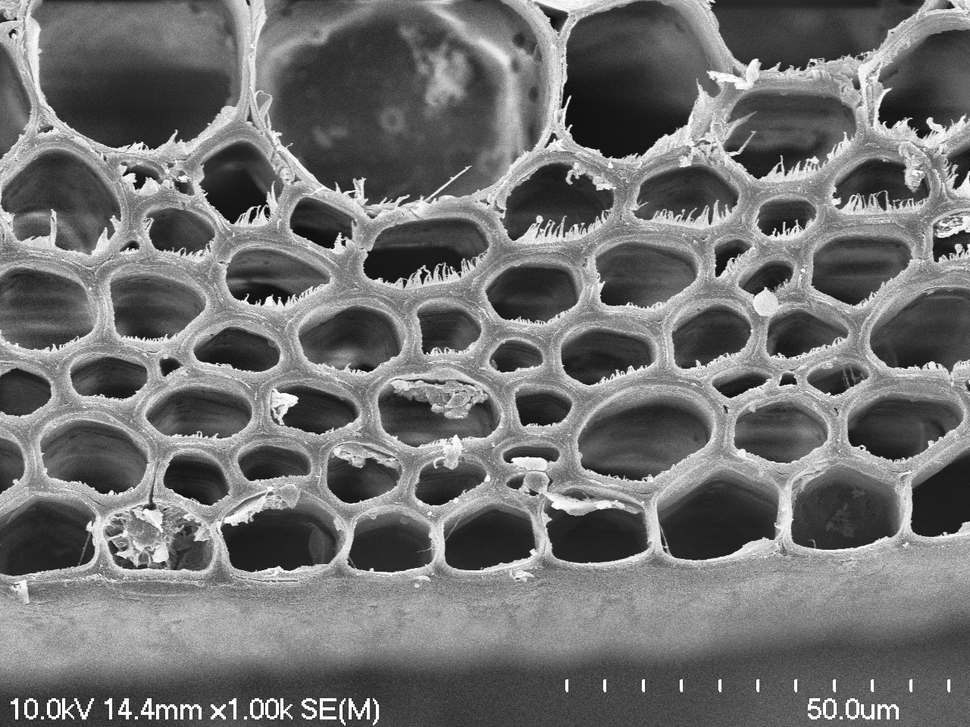
#> input picture tests/enhanced_image.tif, 970 x 727 px, shrunk from 1280 x 960 before the run
$ python -i preprocessing.py   (imports and definitions only)
#> lines starting #> are read from the running program, lines starting #| are printed output that depends on the picture; after the words box and inside, x2 and y2 are one past the last pixel; in counts of white or black regions, pixels touching at a corner belong together
import cv2
import numpy as np

def load_image(image_path):
#> called with image_path = '../tests/enhanced_image.tif'
    image = cv2.imread(image_path, cv2.IMREAD_COLOR)
#> image is the input picture: shape (727, 970, 3); min 0, max 255, mean 111.8
    if image is None:
        raise FilenotFoundError(f"Image not found at {image_path}")
    return image

def convert_to_grayscale(image):
    return cv2.cvtColor(image, cv2.COLOR_BGR2GRAY)

def enhance_contrast(image):
    clahe = cv2.createCLAHE(clipLimit = 2.0, tileGridSize = (8, 8))
    return clahe.apply(image)
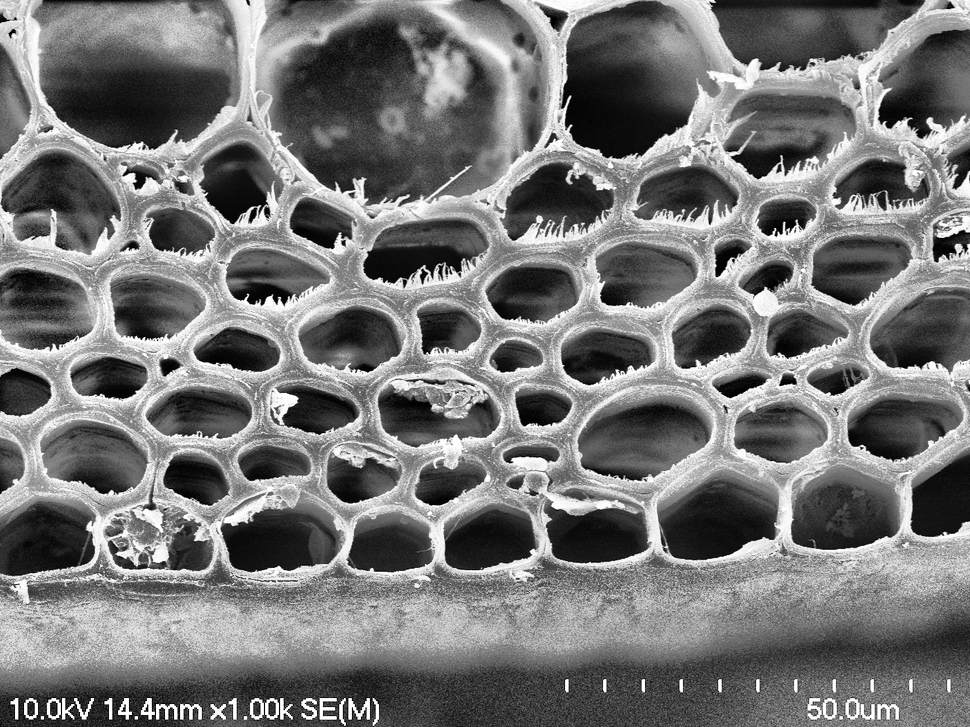
#> returned value: shape (727, 970); min 0, max 255, mean 117.3

def apply_gaussian_blur(image, kernel_size = (5, 5), sigma = 0):
#> called with kernel_size = (5, 5), sigma = 0
    return cv2.GaussianBlur(image, kernel_size, sigma)

def apply_threshold(image, threshold_value = 125):
#> called with threshold_value = 125
    _, threshold_image = cv2.threshold(image, threshold_value, 255, cv2.THRESH_BINARY_INV + cv2.THRESH_OTSU)
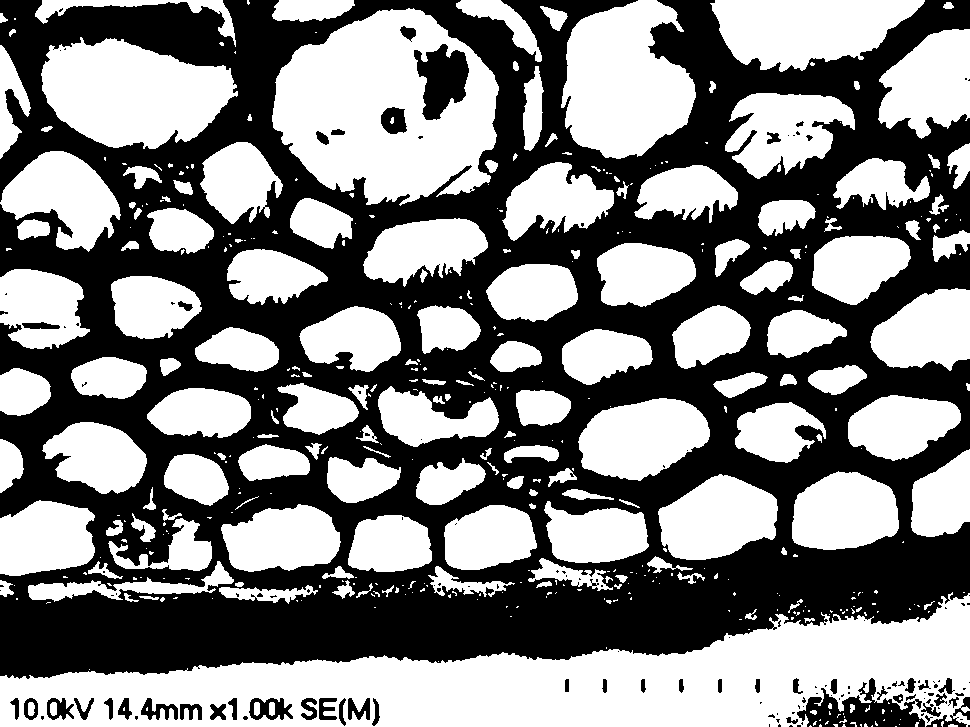
#> threshold_image: shape (727, 970); 50.9% white; 142 black regions (92 under 20 px), largest, box (x1, y1, x2, y2) and area: (0, 0, 970, 679) 333560, (797, 678, 925, 727) 2915, (414, 44, 469, 120) 2605
    return threshold_image

def preprocess_image(image_path):
    image = load_image(image_path)
    gray_image = convert_to_grayscale(image)
    enhanced_image = enhance_contrast(gray_image)
    blurred_image = apply_gaussian_blur(enhanced_image)
    threshold_image = apply_threshold(blurred_image)
    return threshold_image

>>> result = preprocess_image('../tests/enhanced_image.tif')
